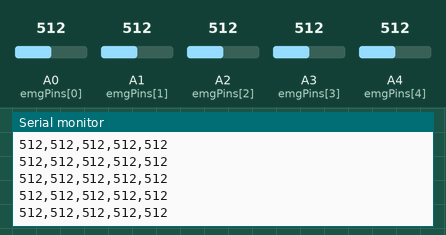
Recording of a sketch running on a simulated Arduino Uno, built with avr-gcc and run on an emulated ATmega328P. Parts: the last lines printed to the serial monitor. The test bench sets the inputs (shaded band); at power-on: A0 (emgPins[0]) = 512, A1 (emgPins[1]) = 512, A2 (emgPins[2]) = 512, A3 (emgPins[3]) = 512, A4 (emgPins[4]) = 512.

Above: at 1.2 s.
1.3 s: A0 (emgPins[0]) set to 110
At 1.9 s:
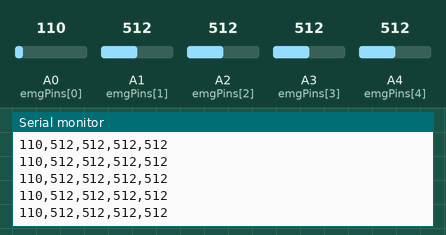
2.8 s: A0 (emgPins[0]) set to 91
At 3.7 s:
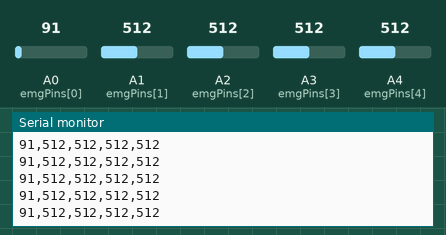
Timing chart, 0 to 5.8 s (numbered marks = the images above; inputs shaded):
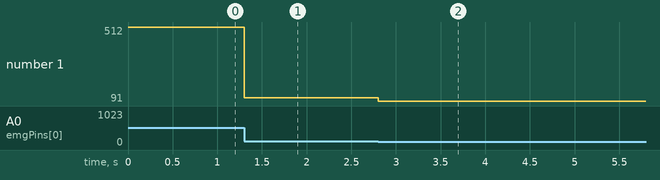

The sketch:

5_channel.ino
```cpp
const int emgPins[5] = {A0, A1, A2, A3, A4};  // 去掉 A5

void setup() {
  Serial.begin(115200);
}

void loop() {
  for (int i = 0; i < 5; i++) {
    int value = analogRead(emgPins[i]);
    Serial.print(value);
    if (i < 4) Serial.print(',');  // 最后一个值后不加逗号
  }
  Serial.println();  // 每组数据换行
  delay(1);          // 采样频率大约 1000Hz
}
```

Measured:
- after the input at 1.3 s, the serial monitor: prints a new line at once (image 1)
- after the input at 2.8 s, the serial monitor: prints a new line at once (image 2)
- plotted number 1: 512 → 110 after the input at 1.3 s, 110 → 91 after the input at 2.8 s
